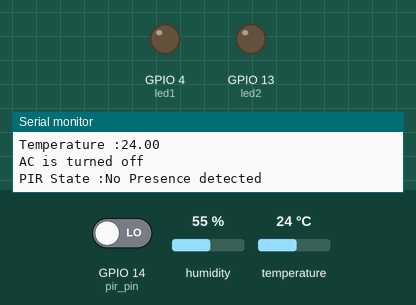
Simulated run of this sketch. Board: ESP32. On the bench: output pins drawn as LEDs (lit = HIGH), the last lines printed to the serial monitor. The test bench sets the inputs (shaded band); at power-on: GPIO 14 (pir_pin) LOW, humidity 55 %, temperature 24 °C. WiFi joins after 1.5 s; servers stay silent unless stated.

Above: at 2.7 s.
2.8 s: GPIO 14 (pir_pin) driven HIGH
At 3.9 s:
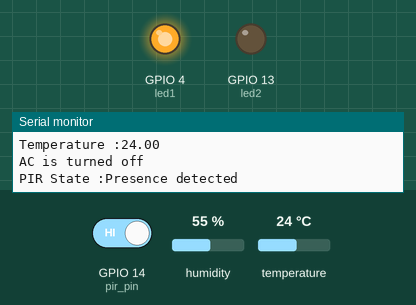
7.2 s: GPIO 14 (pir_pin) driven LOW
At 8.4 s:
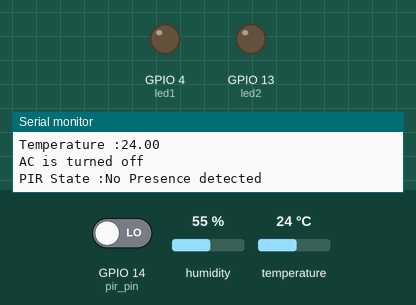
Timing chart, 0 to 10.2 s (numbered marks = the images above; inputs shaded):
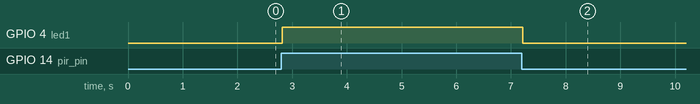

Measured:
- after the input at 2.8 s, GPIO 4 (led1): LOW → HIGH at once
- after the input at 7.2 s, GPIO 4 (led1): HIGH → LOW at once

The sketch:

Smart_home.ino
```cpp
#define BLYNK_TEMPLATE_ID "TMPL3TbMqt37m"
#define BLYNK_TEMPLATE_NAME "Smart home"
#define BLYNK_AUTH_TOKEN "dQr9O5xY3QxQZT4xOVUeSfjywrPbplWu"

#include <WiFi.h>
#include <DHT.h>
#include <BlynkSimpleEsp32.h>
#include <WiFiManager.h>
#include <DNSServer.h>
#include <WebServer.h>

#define pir_pin 14
#define temp 21
#define led1 4
#define led2 13
//#define relay
BlynkTimer timer;
DHT dht(temp,DHT11);
WiFiManager wm;

void wificonnect(){
  //wm.resetSettings();  //Uncomment it to reset the wifi device connected
  bool success=wm.autoConnect("Jerush","123456789");   //('wifi name','password') for the esp32 setup //here it gives the status of the wifi whether it is connected  or not using the already saved wifi and password automaticallly
  if(!success){
    Serial.println("Failed to connect or hit timeout.Restarting .......");
    delay(3000);
    ESP.restart();
  }
  Serial.println();     //prints this section if wifi is connected successfully
  Serial.println("Wifi connected successfully via Wifi Manager!");
  Serial.print("IP address: ");
  Serial.print(WiFi.localIP());
}

void detectperson(){    //using pir sensor to detect presence and glow a led
  int pir_state=digitalRead(pir_pin);
    if(pir_state==1){
      Blynk.virtualWrite(V0,"Presence detected");
      Serial.println("PIR State :Presence detected");
      digitalWrite(led1,HIGH);
    }
    else{
    Blynk.virtualWrite(V0,"No presence detected");
    Serial.println("PIR State :No Presence detected");
    digitalWrite(led1,LOW);
    }
}

void tempdisplay(){     //using temp sensor and displaying the value and switch on the ac switch
  //delay(dht.getMinimumSamplingPeriod());  //for every minimum sapling period time this loop runs again i.e delay is equal to that time
  delay(50);
  float tempvalue=dht.readTemperature();
  float humidity=dht.readHumidity();
  Blynk.virtualWrite(V1,tempvalue);
  Blynk.virtualWrite(V4,humidity);
  if(isnan(tempvalue) || isnan(humidity)){  //isnan is used to know whether the value of that variable is empty
    Serial.println("Temp sensor not working");
  }
  Serial.print("Humidity :");
  Serial.println(humidity, 2);
  Serial.print("Temperature :");
  Serial.println(tempvalue, 2);       //here it prints the tempvalue and after decimal prints only one value
  if(tempvalue>=35){    //to turn on ac
    Blynk.virtualWrite(V3,1);
    Serial.println("AC turned on");
  }
  else{
    Blynk.virtualWrite(V3,0);
    Serial.println("AC is turned off");
  }

}

BLYNK_WRITE(V2){   //using blynk to turn on a led
  int led_state=param.asInt();
  if(led_state==1){
    digitalWrite(led2,HIGH);
    Serial.println("Using blynk led turned on");
  }
  else{
    digitalWrite(led2,LOW);
    Serial.println("Using blynk led turned off");
  }
}

void setup(){
  Serial.begin(115200);
  pinMode(led1,OUTPUT);
  //pinMode(relay,OUTPUT);
  pinMode(led2,OUTPUT);
  pinMode(pir_pin,INPUT);
  pinMode(temp,INPUT);
  dht.begin();
  wificonnect();
  timer.setInterval(50L,detectperson);
  timer.setInterval(25L,tempdisplay);
}

void loop(){
  Blynk.run();
  timer.run();
}
```
